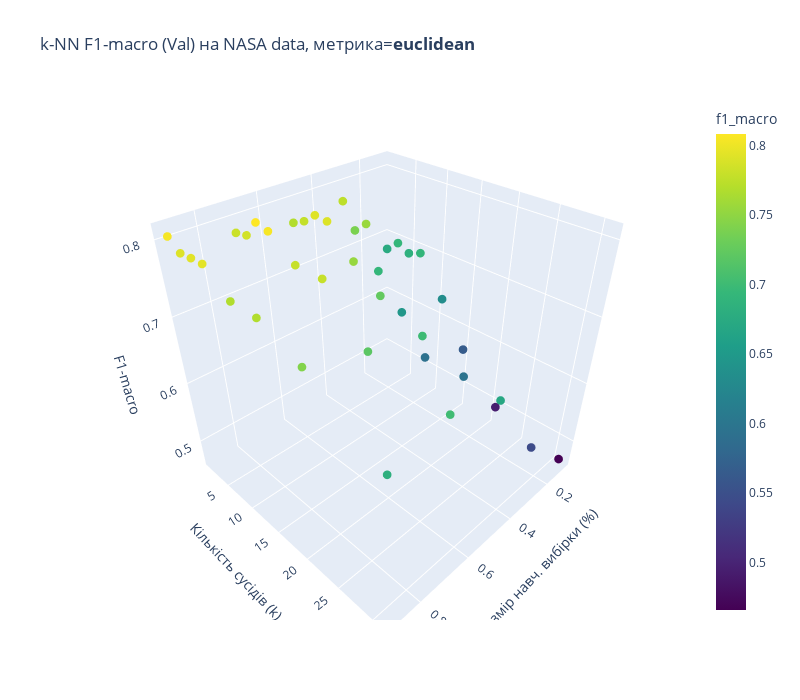
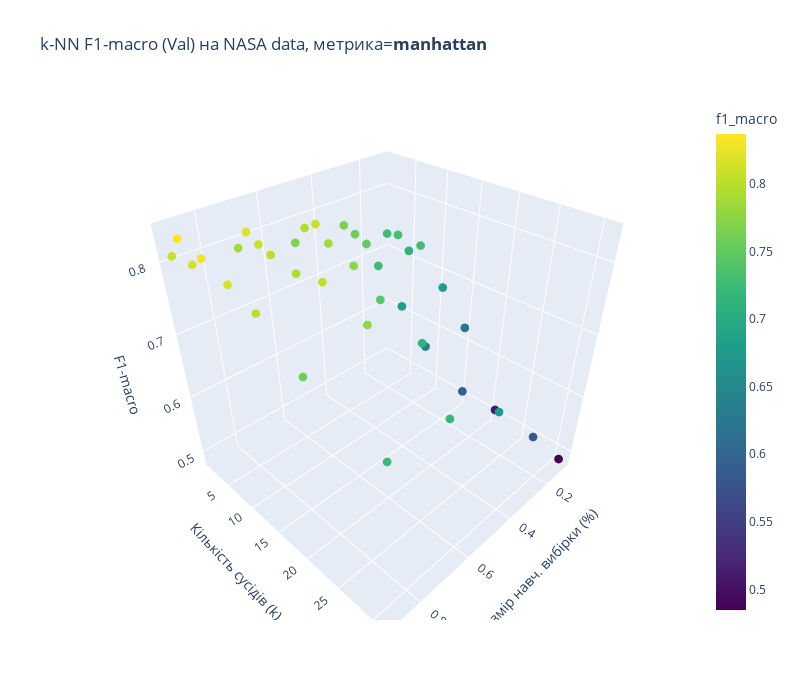
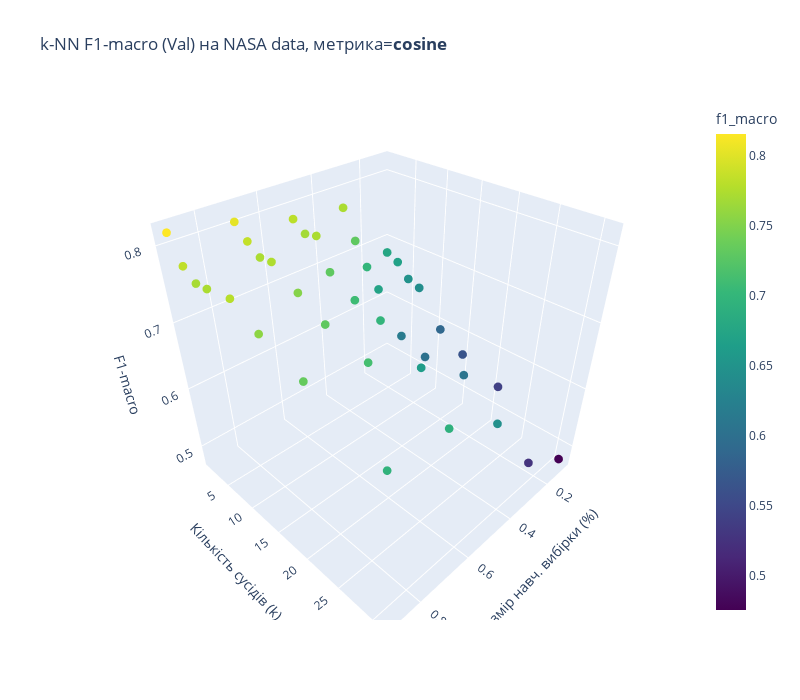
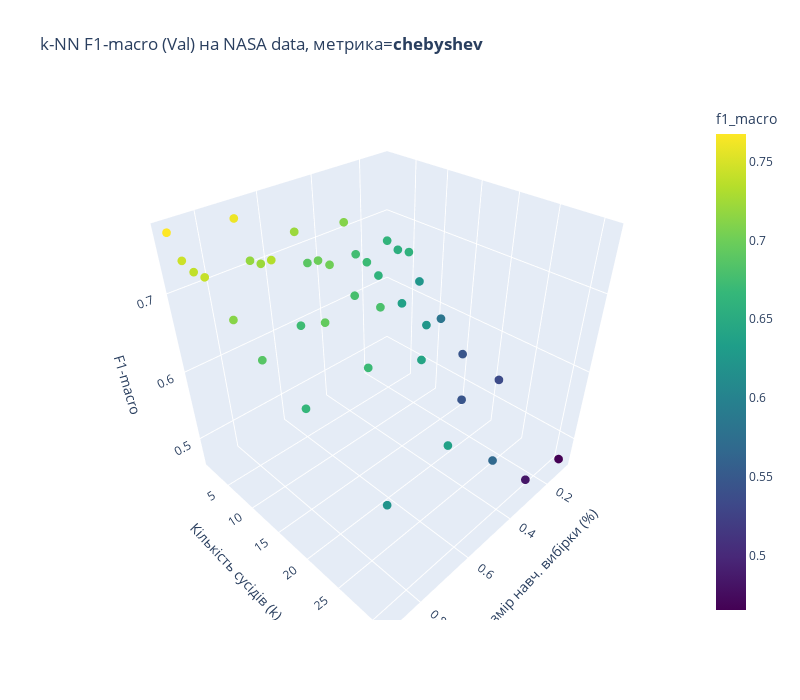

The notebook cell saved with these charts, in order:
### Markdown cell above
## 2.2.1 Experiment Results Analysis (Visualization)

### Code cell
# Створюємо DataFrame з результатами
results_df = pd.DataFrame(
    experiment_results, 
    columns=["metric", "train_size_percent", "k", "f1_macro"]
)

print("Топ 5 найкращих комбінацій на валідаційному наборі:")
display(results_df.sort_values(by="f1_macro", ascending=False).head())

# Візуалізація результатів
for metric in metrics_to_test:
    vis_data = results_df[results_df["metric"] == metric]
    
    if vis_data.empty:
        print(f"Немає даних для метрики: {metric}")
        continue

    fig = px.scatter_3d(
        vis_data, 
        x='train_size_percent', 
        y='k', 
        z='f1_macro',
        title=f"k-NN F1-macro (Val) на NASA data, метрика=<b>{metric}</b>",
        color="f1_macro",
        color_continuous_scale=px.colors.sequential.Viridis,
        width=800, height=700
    )
    
    fig.update_traces(marker=dict(size=3))
    fig.update_layout(
        scene=dict(
            xaxis_title='Розмір навч. вибірки (%)',
            yaxis_title='Кількість сусідів (k)',
            zaxis_title='F1-macro'
        )
    )
    fig.show()

### Figure 1 — Plotly figure (JSON) as saved in the notebook; plotly's stock layout.template omitted (floating-point values rounded to 4 significant figures)
{"data": [{"hovertemplate": "train_size_percent=%{x}<br>k=%{y}<br>f1_macro=%{marker.color}<extra></extra>", "legendgroup": "", "marker": {"color": [0.6749, 0.692, 0.6831, 0.691, 0.6326, 0.5649, 0.4939, 0.4658, 0.7744, 0.7389, 0.7551, 0.693, 0.6464, 0.5931, 0.5961, 0.5449, 0.7687, 0.7776, 0.7922, 0.7911, 0.7535, 0.7247, 0.6994, 0.6699, 0.7816, 0.7856, 0.8085, 0.8048, 0.7791, 0.7793, 0.7194, 0.7015, 0.804, 0.7914, 0.7935, 0.7947, 0.7682, 0.7681, 0.7431, 0.6821], "coloraxis": "coloraxis", "size": 3, "symbol": "circle"}, "mode": "markers", "name": "", "scene": "scene", "showlegend": false, "type": "scatter3d", "x": [0.1, 0.1, 0.1, 0.1, 0.1, 0.1, 0.1, 0.1, 0.3, 0.3, 0.3, 0.3, 0.3, 0.3, 0.3, 0.3, 0.5, 0.5, 0.5, 0.5, 0.5, 0.5, 0.5, 0.5, 0.7, 0.7, 0.7, 0.7, 0.7, 0.7, 0.7, 0.7, 0.9, 0.9, 0.9, 0.9, 0.9, 0.9, 0.9, 0.9], "y": [1, 3, 5, 7, 11, 15, 21, 31, 1, 3, 5, 7, 11, 15, 21, 31, 1, 3, 5, 7, 11, 15, 21, 31, 1, 3, 5, 7, 11, 15, 21, 31, 1, 3, 5, 7, 11, 15, 21, 31], "z": [0.6749, 0.692, 0.6831, 0.691, 0.6326, 0.5649, 0.4939, 0.4658, 0.7744, 0.7389, 0.7551, 0.693, 0.6464, 0.5931, 0.5961, 0.5449, 0.7687, 0.7776, 0.7922, 0.7911, 0.7535, 0.7247, 0.6994, 0.6699, 0.7816, 0.7856, 0.8085, 0.8048, 0.7791, 0.7793, 0.7194, 0.7015, 0.804, 0.7914, 0.7935, 0.7947, 0.7682, 0.7681, 0.7431, 0.6821]}], "layout": {"coloraxis": {"colorbar": {"title": {"text": "f1_macro"}}, "colorscale": [[0, "#440154"], [0.1111, "#482878"], [0.2222, "#3e4989"], [0.3333, "#31688e"], [0.4444, "#26828e"], [0.5556, "#1f9e89"], [0.6667, "#35b779"], [0.7778, "#6ece58"], [0.8889, "#b5de2b"], [1, "#fde725"]]}, "height": 700, "legend": {"tracegroupgap": 0}, "scene": {"domain": {"x": [0, 1], "y": [0, 1]}, "xaxis": {"title": {"text": "Розмір навч. вибірки (%)"}}, "yaxis": {"title": {"text": "Кількість сусідів (k)"}}, "zaxis": {"title": {"text": "F1-macro"}}}, "title": {"text": "k-NN F1-macro (Val) на NASA data, метрика=<b>euclidean</b>"}, "width": 800}}

### Figure 2 — Plotly figure (JSON) as saved in the notebook; plotly's stock layout.template omitted (floating-point values rounded to 4 significant figures)
{"data": [{"hovertemplate": "train_size_percent=%{x}<br>k=%{y}<br>f1_macro=%{marker.color}<extra></extra>", "legendgroup": "", "marker": {"color": [0.7258, 0.731, 0.7123, 0.7287, 0.6761, 0.626, 0.5082, 0.4847, 0.7659, 0.7598, 0.7524, 0.7266, 0.6802, 0.6343, 0.5933, 0.5843, 0.7674, 0.7961, 0.8086, 0.7895, 0.7747, 0.7454, 0.7148, 0.6781, 0.789, 0.8178, 0.8092, 0.8036, 0.7962, 0.8031, 0.7793, 0.7215, 0.8078, 0.8371, 0.8137, 0.8293, 0.8156, 0.8008, 0.758, 0.7236], "coloraxis": "coloraxis", "size": 3, "symbol": "circle"}, "mode": "markers", "name": "", "scene": "scene", "showlegend": false, "type": "scatter3d", "x": [0.1, 0.1, 0.1, 0.1, 0.1, 0.1, 0.1, 0.1, 0.3, 0.3, 0.3, 0.3, 0.3, 0.3, 0.3, 0.3, 0.5, 0.5, 0.5, 0.5, 0.5, 0.5, 0.5, 0.5, 0.7, 0.7, 0.7, 0.7, 0.7, 0.7, 0.7, 0.7, 0.9, 0.9, 0.9, 0.9, 0.9, 0.9, 0.9, 0.9], "y": [1, 3, 5, 7, 11, 15, 21, 31, 1, 3, 5, 7, 11, 15, 21, 31, 1, 3, 5, 7, 11, 15, 21, 31, 1, 3, 5, 7, 11, 15, 21, 31, 1, 3, 5, 7, 11, 15, 21, 31], "z": [0.7258, 0.731, 0.7123, 0.7287, 0.6761, 0.626, 0.5082, 0.4847, 0.7659, 0.7598, 0.7524, 0.7266, 0.6802, 0.6343, 0.5933, 0.5843, 0.7674, 0.7961, 0.8086, 0.7895, 0.7747, 0.7454, 0.7148, 0.6781, 0.789, 0.8178, 0.8092, 0.8036, 0.7962, 0.8031, 0.7793, 0.7215, 0.8078, 0.8371, 0.8137, 0.8293, 0.8156, 0.8008, 0.758, 0.7236]}], "layout": {"coloraxis": {"colorbar": {"title": {"text": "f1_macro"}}, "colorscale": [[0, "#440154"], [0.1111, "#482878"], [0.2222, "#3e4989"], [0.3333, "#31688e"], [0.4444, "#26828e"], [0.5556, "#1f9e89"], [0.6667, "#35b779"], [0.7778, "#6ece58"], [0.8889, "#b5de2b"], [1, "#fde725"]]}, "height": 700, "legend": {"tracegroupgap": 0}, "scene": {"domain": {"x": [0, 1], "y": [0, 1]}, "xaxis": {"title": {"text": "Розмір навч. вибірки (%)"}}, "yaxis": {"title": {"text": "Кількість сусідів (k)"}}, "zaxis": {"title": {"text": "F1-macro"}}}, "title": {"text": "k-NN F1-macro (Val) на NASA data, метрика=<b>manhattan</b>"}, "width": 800}}

### Figure 3 — Plotly figure (JSON) as saved in the notebook; plotly's stock layout.template omitted (floating-point values rounded to 4 significant figures)
{"data": [{"hovertemplate": "train_size_percent=%{x}<br>k=%{y}<br>f1_macro=%{marker.color}<extra></extra>", "legendgroup": "", "marker": {"color": [0.6772, 0.6689, 0.6486, 0.6421, 0.5887, 0.5649, 0.5414, 0.4753, 0.7725, 0.731, 0.6991, 0.6726, 0.616, 0.6026, 0.6072, 0.5272, 0.7812, 0.7681, 0.7724, 0.7303, 0.7082, 0.6984, 0.6627, 0.6455, 0.8028, 0.7852, 0.7723, 0.7745, 0.7521, 0.7303, 0.7131, 0.6917, 0.8157, 0.7832, 0.7703, 0.7724, 0.7789, 0.7567, 0.7338, 0.6954], "coloraxis": "coloraxis", "size": 3, "symbol": "circle"}, "mode": "markers", "name": "", "scene": "scene", "showlegend": false, "type": "scatter3d", "x": [0.1, 0.1, 0.1, 0.1, 0.1, 0.1, 0.1, 0.1, 0.3, 0.3, 0.3, 0.3, 0.3, 0.3, 0.3, 0.3, 0.5, 0.5, 0.5, 0.5, 0.5, 0.5, 0.5, 0.5, 0.7, 0.7, 0.7, 0.7, 0.7, 0.7, 0.7, 0.7, 0.9, 0.9, 0.9, 0.9, 0.9, 0.9, 0.9, 0.9], "y": [1, 3, 5, 7, 11, 15, 21, 31, 1, 3, 5, 7, 11, 15, 21, 31, 1, 3, 5, 7, 11, 15, 21, 31, 1, 3, 5, 7, 11, 15, 21, 31, 1, 3, 5, 7, 11, 15, 21, 31], "z": [0.6772, 0.6689, 0.6486, 0.6421, 0.5887, 0.5649, 0.5414, 0.4753, 0.7725, 0.731, 0.6991, 0.6726, 0.616, 0.6026, 0.6072, 0.5272, 0.7812, 0.7681, 0.7724, 0.7303, 0.7082, 0.6984, 0.6627, 0.6455, 0.8028, 0.7852, 0.7723, 0.7745, 0.7521, 0.7303, 0.7131, 0.6917, 0.8157, 0.7832, 0.7703, 0.7724, 0.7789, 0.7567, 0.7338, 0.6954]}], "layout": {"coloraxis": {"colorbar": {"title": {"text": "f1_macro"}}, "colorscale": [[0, "#440154"], [0.1111, "#482878"], [0.2222, "#3e4989"], [0.3333, "#31688e"], [0.4444, "#26828e"], [0.5556, "#1f9e89"], [0.6667, "#35b779"], [0.7778, "#6ece58"], [0.8889, "#b5de2b"], [1, "#fde725"]]}, "height": 700, "legend": {"tracegroupgap": 0}, "scene": {"domain": {"x": [0, 1], "y": [0, 1]}, "xaxis": {"title": {"text": "Розмір навч. вибірки (%)"}}, "yaxis": {"title": {"text": "Кількість сусідів (k)"}}, "zaxis": {"title": {"text": "F1-macro"}}}, "title": {"text": "k-NN F1-macro (Val) на NASA data, метрика=<b>cosine</b>"}, "width": 800}}

### Figure 4 — Plotly figure (JSON) as saved in the notebook; plotly's stock layout.template omitted (floating-point values rounded to 4 significant figures)
{"data": [{"hovertemplate": "train_size_percent=%{x}<br>k=%{y}<br>f1_macro=%{marker.color}<extra></extra>", "legendgroup": "", "marker": {"color": [0.6619, 0.6554, 0.6588, 0.6232, 0.583, 0.5458, 0.5355, 0.4658, 0.7106, 0.6745, 0.6706, 0.6598, 0.6373, 0.6243, 0.5461, 0.4847, 0.7215, 0.689, 0.6991, 0.701, 0.6779, 0.6799, 0.6419, 0.5676, 0.7598, 0.7183, 0.7217, 0.733, 0.6726, 0.6939, 0.6705, 0.6378, 0.7674, 0.7444, 0.7396, 0.7415, 0.7123, 0.6868, 0.6649, 0.621], "coloraxis": "coloraxis", "size": 3, "symbol": "circle"}, "mode": "markers", "name": "", "scene": "scene", "showlegend": false, "type": "scatter3d", "x": [0.1, 0.1, 0.1, 0.1, 0.1, 0.1, 0.1, 0.1, 0.3, 0.3, 0.3, 0.3, 0.3, 0.3, 0.3, 0.3, 0.5, 0.5, 0.5, 0.5, 0.5, 0.5, 0.5, 0.5, 0.7, 0.7, 0.7, 0.7, 0.7, 0.7, 0.7, 0.7, 0.9, 0.9, 0.9, 0.9, 0.9, 0.9, 0.9, 0.9], "y": [1, 3, 5, 7, 11, 15, 21, 31, 1, 3, 5, 7, 11, 15, 21, 31, 1, 3, 5, 7, 11, 15, 21, 31, 1, 3, 5, 7, 11, 15, 21, 31, 1, 3, 5, 7, 11, 15, 21, 31], "z": [0.6619, 0.6554, 0.6588, 0.6232, 0.583, 0.5458, 0.5355, 0.4658, 0.7106, 0.6745, 0.6706, 0.6598, 0.6373, 0.6243, 0.5461, 0.4847, 0.7215, 0.689, 0.6991, 0.701, 0.6779, 0.6799, 0.6419, 0.5676, 0.7598, 0.7183, 0.7217, 0.733, 0.6726, 0.6939, 0.6705, 0.6378, 0.7674, 0.7444, 0.7396, 0.7415, 0.7123, 0.6868, 0.6649, 0.621]}], "layout": {"coloraxis": {"colorbar": {"title": {"text": "f1_macro"}}, "colorscale": [[0, "#440154"], [0.1111, "#482878"], [0.2222, "#3e4989"], [0.3333, "#31688e"], [0.4444, "#26828e"], [0.5556, "#1f9e89"], [0.6667, "#35b779"], [0.7778, "#6ece58"], [0.8889, "#b5de2b"], [1, "#fde725"]]}, "height": 700, "legend": {"tracegroupgap": 0}, "scene": {"domain": {"x": [0, 1], "y": [0, 1]}, "xaxis": {"title": {"text": "Розмір навч. вибірки (%)"}}, "yaxis": {"title": {"text": "Кількість сусідів (k)"}}, "zaxis": {"title": {"text": "F1-macro"}}}, "title": {"text": "k-NN F1-macro (Val) на NASA data, метрика=<b>chebyshev</b>"}, "width": 800}}
